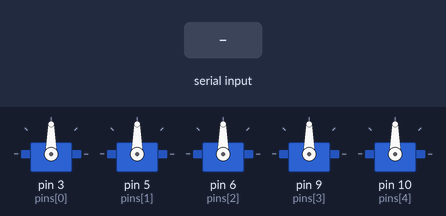
A sketch run on a simulated Arduino Uno, built with avr-gcc and run on an emulated ATmega328P. Shown: 5 × servo. The test bench sets the inputs (shaded band).

Above: at 1.2 s.
1.3 s: "90,45\n" received over Serial
At 1.8 s:
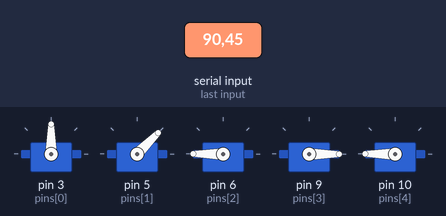
2.8 s: "30,150\n" received over Serial
At 4.0 s:
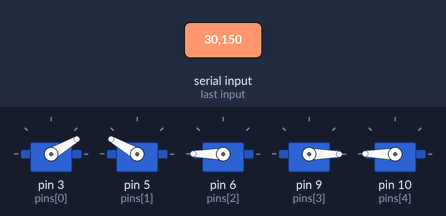
4.3 s: "5\n" received over Serial
At 5.3 s:
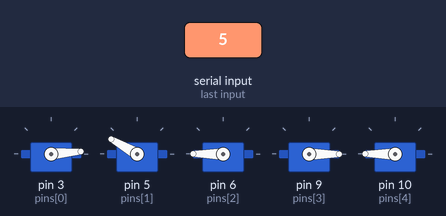
5.8 s: "90\n" received over Serial
At 6.4 s:
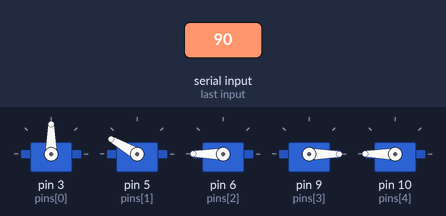
7.3 s: "200\n" received over Serial
At 7.6 s:
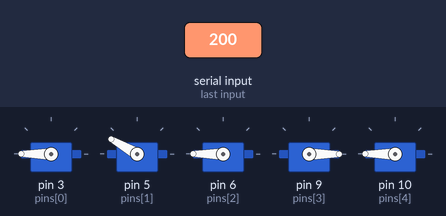
8.8 s: "90,45,200,10,150\n" received over Serial
At 10.0 s:
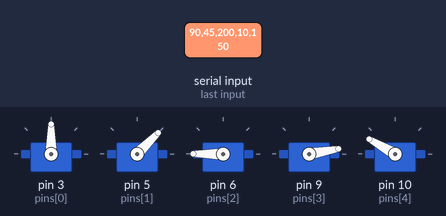
Timing chart, 0 to 11.3 s (numbered marks = the images above; inputs shaded):
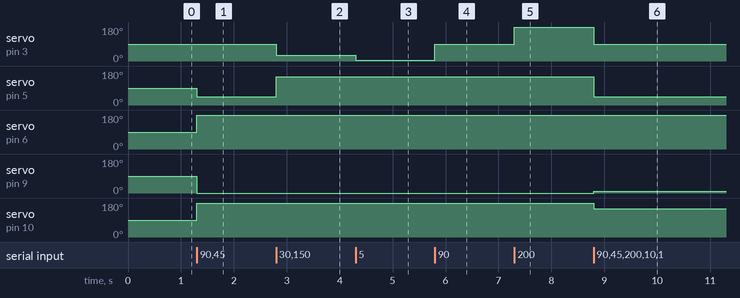

The sketch:

inmove.ino
```cpp
#include <Servo.h>

Servo servo[5];
int pins[5] = {3, 5, 6, 9, 10};

void setup() {
  Serial.begin(115200);
  for (int i = 0; i < 5; i++) {
    servo[i].attach(pins[i]);
    servo[i].write(90);
  }
}

void loop() {
  if (Serial.available()) {
    String data = Serial.readStringUntil('\n');
    int angle[5];

    sscanf(data.c_str(), "%d,%d,%d,%d,%d",
           &angle[0], &angle[1], &angle[2], &angle[3], &angle[4]);

    for (int i = 0; i < 5; i++) {
      servo[i].write(constrain(angle[i], 0, 180));
    }
  }
}
```

Measured:
- after the input at 1.3 s, servo on pin 5 (pins[1]): 90° → 45° at once; servo on pin 6 (pins[2]), servo on pin 10 (pins[4]): 90° → 180° at once; servo on pin 9 (pins[3]): 90° → 0° at once
- after the input at 2.8 s, servo on pin 3 (pins[0]): 90° → 30° at once; servo on pin 5 (pins[1]): 45° → 150° at once
- after the input at 4.3 s, servo on pin 3 (pins[0]): 30° → 5° at once
- after the input at 5.8 s, servo on pin 3 (pins[0]): 5° → 90° at once
- after the input at 7.3 s, servo on pin 3 (pins[0]): 90° → 180° at once
- after the input at 8.8 s, servo on pin 3 (pins[0]): 180° → 90° at once; servo on pin 5 (pins[1]): 150° → 45° at once; servo on pin 9 (pins[3]): 0° → 10° at once; servo on pin 10 (pins[4]): 180° → 150° at once
